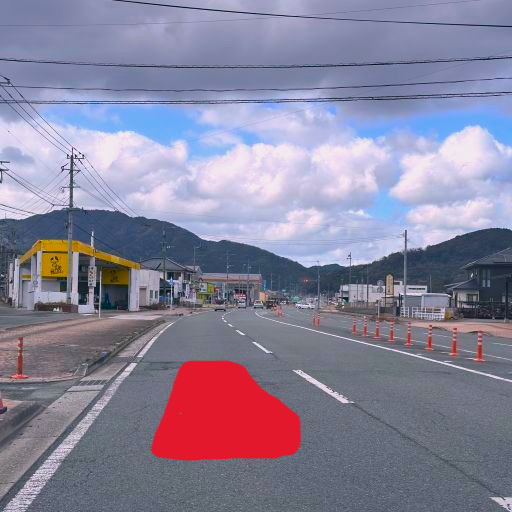
%> input picture change/test/road_i_7.bmp, 512 x 512 px
$ octave road_VAE_test.m   (GNU Octave 9; MATLAB toolbox functions it lacks are replaced by stand-ins)
%> lines starting %> are read from the running program, lines starting %| are printed output that depends on the picture
### change/test/Neuralnetwork2_forward_VAE.m
% OX (Circle or Cross) Judgement Program (Variational Auto Encoder)
% LSI Design Contest in Okinawa 2024
%
% Neuralnetwork_forward_VAE function
%  Forward process
%
% Input:
%           X : Input data
%           w12_mean : Weight (Input Layer to Hidden Layer (Mean): Encoder)
%           w12_var : Weight (Input Layer to Hidden Layer (Variance): Encoder)
%           w23 : Weight (Hidden Layer to Output Layer: Decoder)
%           b2_mean : Bias (Hidden Layer, Mean)
%           b2_var : Bias (Hidden Layer, Variance)
%           b3 : Bias (Output Layer)
%
% Output:
%           z2_mean : Hidden Layer
%           z2_var : Hidden Layer
%           a2_mean : Hidden Layer (潜在変数: latent variable)
%           a2_var : Hidden Layer (潜在変数: latent variable)
%           z : 潜在変数: latent variable
%           z3 : Output Layer
%           a3 ; Output Layer
%
% Requrired : OX_judge_VAE.m, Neuralnetwork_VAE.m,
% Neuralnetwork_forward_VAE.m, Neuralnetwork_generate_VAE.m
%
% see also OX_judge_VAE, Neuralnetwork_VAE, Neuralnetwork_forward_VAE, Neralnetwork_generate_VAE.
%
function [z2_mean,z2_var, a2_mean, a2_var,z,z3,a3] = Neuralnetwork2_forward_VAE(X,w12_mean,w12_var,w23,b2_mean,b2_var,b3)

z2_mean = w12_mean * X + b2_mean;                      % 中間層（隠れ層）の重み付き入力        input weight for hidden layer
z2_var = w12_var * X + b2_var;                      % 中間層（隠れ層）の重み付き入力

z2_mean = z2_mean/16;
z2_var = z2_var/16;
% [7 lines of commented-out code are left out]

a2_mean = z2_mean;
% Softplus 関数（ソフトプラス関数）
% Sofplus関数の微分は，Sigmoid関数
a2_var = log(1+exp(z2_var));

eps = randn(size(z2_mean));
z = a2_mean + sqrt(a2_var).*eps;

z3 = w23 * z + b3;                     % 復元層（出力層）の重み付き入力        input weight for hidden layer
z3 = z3/16.0;
a3= 1.0001 ./(1+exp(-z3));                    % 復元層の出力                output for hidden layer

writematrix(z2_mean, "z2_mean.csv");
writematrix(z2_var, "z2_var.csv");
writematrix(z3, "z3.csv");
writematrix(eps, "eps.csv");
end

### change/test/road_VAE_test.m
%% 今まで作成したプログラムを結合させたものを作成

%% 初期データリセット
clear; close all;

%% 道路画像を入力し，道路情報のみを保存する部分
% 道路画像(GRBカラー)
img_in = double(imread("road_i_7.bmp"));

% カラー画像を白黒に変換
img_gray = 0.299*img_in(:,:,1) + 0.587*img_in(:,:,2) + 0.114*img_in(:,:,3);
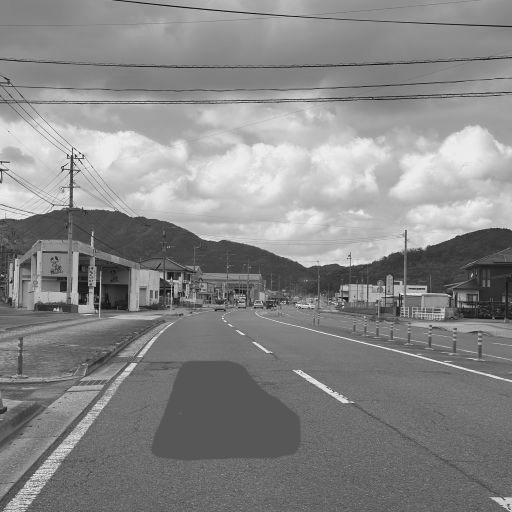
%> img_gray: size 512x512 double; min 8.98, max 236.7, mean 136.3

imwrite(uint8(img_gray), "img_g_7.bmp");

figure()
% 元画像の表示
subplot(1,3,1);
imshow(uint8(img_in));
title("original image");
% 白黒画像の表示
subplot(1,3,2);
imshow(uint8(img_gray));
title("gray image");


%% 画像をブロック化
% 画像全てと道路のみの画像をブロック化する
% ブロックに変えるサイズ設定(変更可能にする予定)
size_b = 16;

size_x = size(img_gray,2)/size_b;
%> size_x = 32
size_y = size(img_gray,1)/size_b;
%> size_y = 32

% 初期値設定
count = 1;
block_all = zeros(size_b, size_b, size_x*size_y);

% グレー画像をブロック化
for i = 1:size_y
    for j = 1:size_x
        block_all(:,:,count) = img_gray((i-1)*size_b+1:i*size_b, (j-1)*size_b+1:j*size_b);
        count = count + 1;
        flag = 0;
    end
end
%> after the loop, count = 1025

%% VAEの部分
% VAEの学習は別のファイルで行っている
% この部分は学習済みVAEを利用している

rng(2025);          % Set random seed.

block_all_size = size(block_all,3);
%> block_all_size = 1024

% すべての画像をNew64_2に格納
New64_2(:,:,:) = block_all/255.0;

%% テストデータの入力
for i = 1:1024
    TestData(:,i) = reshape(New64_2(:,:,i)', size_b*size_b,1);
    TLabelData(:,i) = TestData(:,i);
end
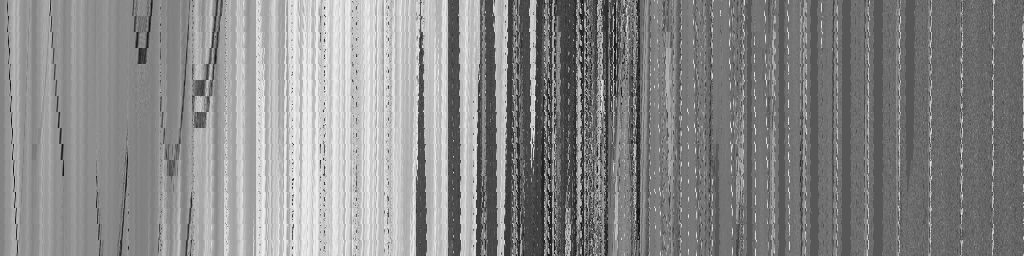
%> TLabelData: size 256x1024 double; min 0.0352, max 0.928, mean 0.535

% VAEの情報ロード
load("vae_model.mat");


X = TestData;
[z2_mean,z2_var, a2_mean, a2_var,z,z3,a3] = Neuralnetwork2_forward_VAE(X,w12_mean,w12_var,w23,b2_mean,b2_var,b3);
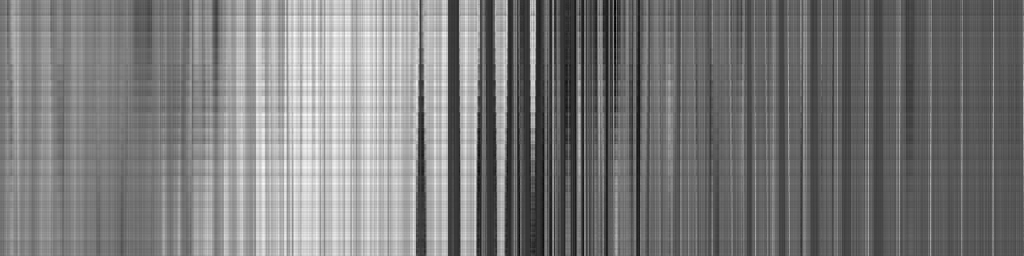
%> z3: size 256x1024 double; min -1.8, max 2, mean 0.00666; drawn with min black and max white

for i = 1:block_all_size
    % 16×16行列に変換
    %num = block_num(1,i);
    block_all_ret(:,:,i) = reshape(a3(:,i), [size_b, size_b])';
    % 正規化
    block_all_ret(:,:,i) = block_all_ret(:,:,i) * 255;
end

% ブロックを結合
count = 1;
for i = 1:size_y
    for j = 1:size_x
        % 元の画像に配置
        img_ret((i-1)*size_b+1:i*size_b, (j-1)*size_b+1:j*size_b) = block_all_ret(:,:,count);
        count = count + 1;
    end
end
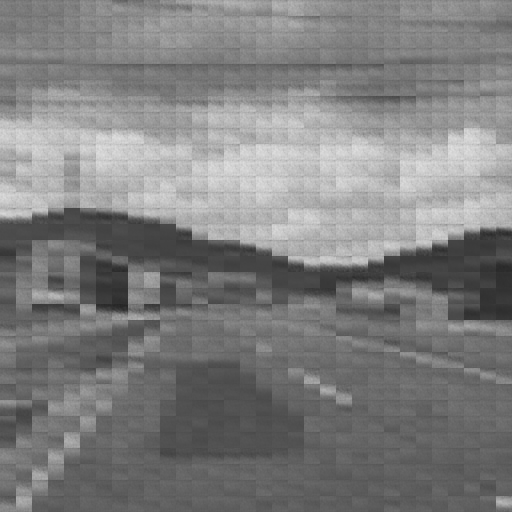
%> img_ret: size 512x512 double; min 36.25, max 224.6, mean 127.3

subplot(1,3,3);
imshow(uint8(img_ret));
title('Reconstructed Image');

imwrite(uint8(img_ret),"output_test.bmp");

MSE = sum(sum(abs(img_ret(:,:) - img_gray(:,:)).^2))/(size_b*size_b);
%> MSE = 403165.7
PSNR = 10*log10((255)^2/MSE);
%> PSNR = -7.92
fprintf("MSE = %.3f , PSNR = %.3f [dB]\n", MSE, PSNR);
%| MSE = 403165.691 , PSNR = -7.924 [dB]

block_PSNR = [];

%% ブロック毎のPSNRの比較
for i = 1:block_all_size
    block_1 = block_all(:,:,i);
    block_2 = block_all_ret(:,:,i);

    diff = abs((block_1 - block_2).^2);
    PSNR_c = 0;
    % MSE, PSNRの測定
    for j = 1:size_b
        for k = 1:size_b
            PSNR_c = PSNR_c+diff(j,k);
        end
    end
    MSE = PSNR_c / (size_b*size_b);
    PSNR = 10*log10((255)^2/MSE);

    block_PSNR = [block_PSNR, PSNR];
end
%> this loop made 1024 passes
%> (MSE, PSNR) on passes 10 to 12: (951.3, 18.35), (873.6, 18.72), (942.7, 18.39)
%> after the loop, block_PSNR = 1024 values, max 38.97 at index 848, min 13.01 at index 582, mean 24.21

block_PSNR_mat = reshape(block_PSNR, size_y, size_x)';
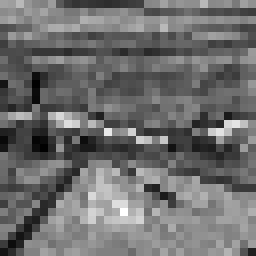
%> block_PSNR_mat: size 32x32 double (shown 8 times larger); min 13.01, max 38.97, mean 24.2; drawn with min black and max white
writematrix(block_PSNR_mat, "block_PSNR.xlsx");

figure();
colormap(jet);
imagesc(block_PSNR_mat);
colorbar;
clim([0, 40]);

figure();
histogram(block_PSNR);
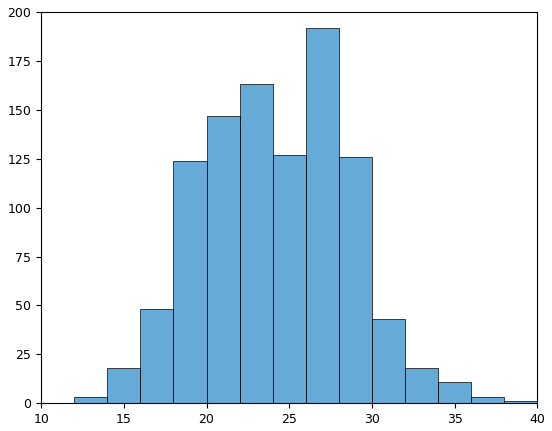
%> figure redrawn from the program's plot data; tallest bar 192 high, from x = 26 to 28

fprintf("program complete\n");
